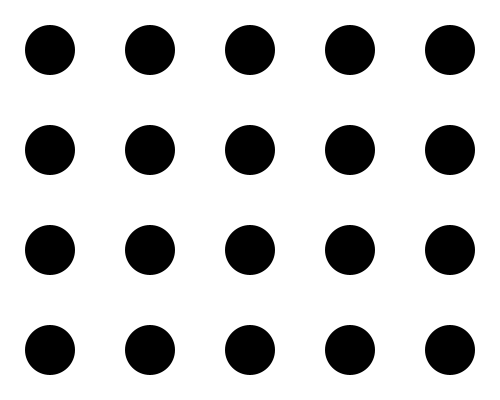
Frame 1 (no input)
Frame 60 (the mouse pressed at the canvas centre just before this capture): identical to frame 1, image omitted
Frame 120 (the mouse held since frame 60 and released just before this capture): identical to frame 1, image omitted

The Processing sketch that drew this single still picture (run headless with seeded random() and noise(); from frame 60 on, the mouse is pressed at the canvas centre):

// Processing sketch: matching
// ── matching.pde
/*  
 matching
 Game Building Blocks for Processing
 (c) 2013–2017 Brad Tober [http://www.bradtober.com]
 Licensed under The MIT License
 */

int rows = 4;                                                                                      // number of rows
int cols = 5;                                                                                      // number of cols
int hInterval;                                                                                     // column width
int vInterval;                                                                                     // row height
int shapeDim = 50;                                                                                 // object size

boolean[][] showItem;                                                                              // keeps track of whether an item is shown or not
boolean showAll;                                                                                   // whether all items are shown or not (for use with help)
int showTimer;                                                                                     // a timer for the help function
int helpCount;                                                                                     // how many times help has been used
boolean[][] removed;                                                                               // whether a matched pair has been made
int[] matches;                                                                                     // array of paired numbers
int[][] matchID;                                                                                   // shuffled paired numbers assigned to item array

int lastI = -1;                                                                                    // keeps track of last item clicked
int lastJ = -1;

void setup() {
  size(500, 400);
  smooth();
  noStroke();
  hInterval = width/cols;                                                                         // calculate column width
  vInterval = height/rows;                                                                        // calculate row height
  showItem = new boolean[rows][cols];
  removed = new boolean[rows][cols];
  matches = new int[rows * cols];
  for (int i = 0; i < matches.length/2; i++) {                                                    // assign paired numbers to matches array
    matches[i] = i;
    matches[i + matches.length/2] = i;
  }
  matches = shuffle(matches);                                                                     // randomize matches array, see shuffle() below
  matchID = new int[rows][cols];
  for (int i = 0; i < rows; i++) {                                                                // assign randomized matches array to item array
    for (int j = 0; j < cols; j++) {
      matchID[i][j] = matches[(i*cols) + j];
    }
  }
  println("Find the matching items! Press the 'h' key for a quick peek at them all, up to 3 times.");
}

void draw() {
  background(255);
  for (int i = 0; i < rows; i++) {                                                                // for all rows
    for (int j = 0; j < cols; j++) {                                                              // for all columns
      if (!(removed[i][j])) {                                                                     // if an item hasn't been removed (matched as part of a pair)...
        if (showItem[i][j] || showAll) {                                                          // if the item is being shown (has been clicked on) or the help feature is activated...
          fill(255);
          stroke(0);
          ellipse((j * 100) + hInterval/2, (i * 100) + vInterval/2, shapeDim, shapeDim);          // ...draw an ellipse with stroke
          fill(0);
          textAlign(CENTER, CENTER);
          text(str(matchID[i][j]), ((j * 100) + hInterval/2) - shapeDim/2, ((i * 100) + vInterval/2) - shapeDim/2, shapeDim, shapeDim);      // ...draw text that displays the match number
          noStroke();
        } 
        else {
          fill(0);
          ellipse((j * 100) + hInterval/2, (i * 100) + vInterval/2, shapeDim, shapeDim);          // ...draw a solid ellipse
        }
      }
    }
  }
  if (millis() - showTimer > 1000) {                                                              // if the help timer has passed 1 second...
    showAll = false;                                                                              // ...hide everything again
  }
}

void mousePressed() {
  for (int i = 0; i < rows; i++) {
    for (int j = 0; j < cols; j++) {
      if (mouseX > ((j * 100) + hInterval/2) - shapeDim/2
        && mouseX < ((j * 100) + hInterval/2) + shapeDim/2
        && mouseY > ((i * 100) + vInterval/2) - shapeDim/2
        && mouseY < ((i * 100) + vInterval/2) + shapeDim/2) {                                      // if the player clicks on an item...
        if (showItem[i][j]) {                                                                     // if the item is shown...
          showItem[i][j] = false;                                                                 // ...hide it
          lastI = -1;
          lastJ = -1;
        } 
        else {                                                                                  // otherwise (if the item is hidden)...
          if (lastI == -1 && lastJ == -1) {                                                       // if the item is the first of a prospective pair to be clicked...
            showItem[i][j] = true;                                                                // ...show the item
            lastI = i;                                                                            // ...identify it as the last item clicked
            lastJ = j;
          } 
          else if (matchID[lastI][lastJ] == matchID[i][j] && !(lastI == i && lastJ == j)) {     // if the item clicked is not the previous one clicked and it matches the previous one clicked...
            removed[i][j] = true;                                                                 // ...remove the item clicked
            removed[lastI][lastJ] = true;                                                         // ...remove the previous item clicked
            lastI = -1;                                                                           // ...reset the previous item clicked
            lastJ = -1;
          } 
          else {                                                                                // otherwise (if not a match to the previous item clicked)...
            showItem[i][j] = false;                                                               // ...hide the item clicked
            showItem[lastI][lastJ] = false;                                                       // ...hide the previous item clicked
            lastI = -1;                                                                           // ...reset the previous item clicked
            lastJ = -1;
          }
        }
      }
    }
  }
  winCheck(removed);                                                                              // check if the player has made all matches and won
}

void keyPressed() {
  if (key == 'h' && helpCount < 3) {                                                              // when the player presses the 'h' key and hasn't yet used help 3 times...
    showAll = true;                                                                               // ...show all items
    showTimer = millis();                                                                         // ...start the timer that determines how long they wil be visible
    helpCount++;                                                                                  // ...increase the number of times help has been used
  }
}

int[] shuffle(int[] toShuffle) {                                                                  // from http://processing.org/discourse/beta/num_1194572947.html
  int[] shuffled = new int[toShuffle.length];
  int i = 0;
  while (toShuffle.length > 0) {
    int rnd = int(random(toShuffle.length));
    shuffled[i] = toShuffle[rnd];
    i++;
    if (rnd > 0 && rnd < toShuffle.length-1) {
      toShuffle = concat(subset(toShuffle, 0, rnd), subset(toShuffle, rnd+1, toShuffle.length-rnd-1));
    } 
    else if (rnd == 0) {
      toShuffle = subset(toShuffle, 1, toShuffle.length-1);
    } 
    else {
      toShuffle = shorten(toShuffle);
    }
  }
  return shuffled;
}

boolean winCheck(boolean[][] removed) {                                                           // this function returns whether the player has won or not by checking whether all pair matches have been made
  for (int i = 0; i < rows; i++) {
    for (int j = 0; j < cols; j++) {
      if (removed[i][j] == false) {
        return false;
      }
    }
  }
  println("You win!");  
  return true;
}
